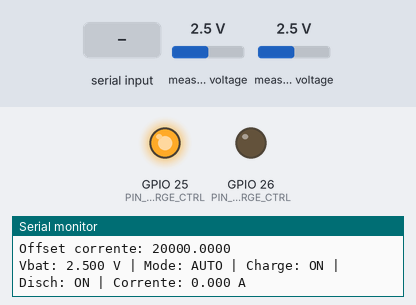
Bench run of a sketch on a simulated ESP32. Shown: output pins drawn as LEDs (lit = HIGH), the last lines printed to the serial monitor. The inputs (shaded band) are chosen by the test bench; at power-on: measured voltage 2.5 V.

Above: at 1.4 s.
1.5 s: "CHARGE ON\n" received over Serial
At 2.5 s:
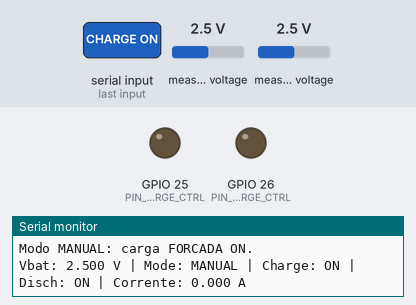
3.3 s: "CHARGE OFF\n" received over Serial
At 5.1 s:
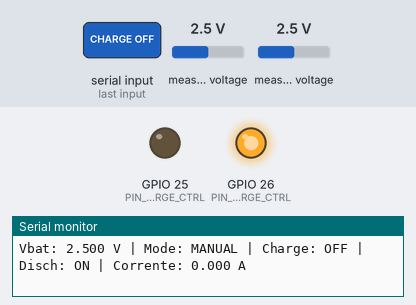
5.4 s: "AUTO\n" received over Serial
At 7.0 s:
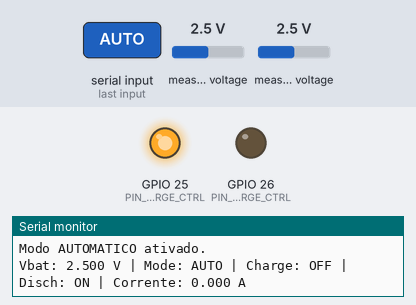
7.4 s: measured voltage (sensor 200) set to 2.9 V
9.2 s: measured voltage (sensor 200) set to 3.2 V
At 11.3 s:
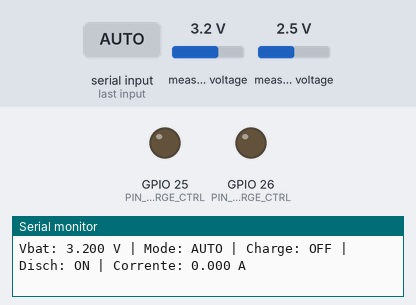
11.6 s: measured voltage (sensor 200) set to 0.1 V
At 12.9 s:
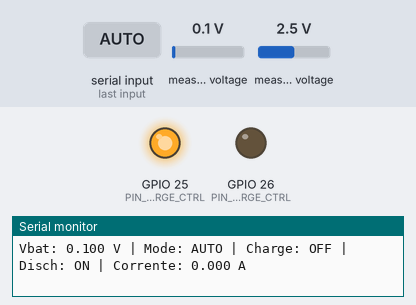
Timing chart, 0 to 14.6 s (numbered marks = the images above; inputs shaded):
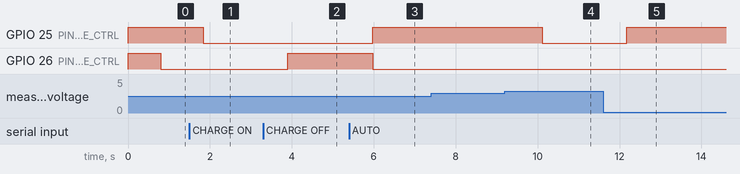

Measured:
- the behaviour switches between 3 and 3.1 V on measured voltage (sensor 200) (found by bisection; images 3 and 4)
- after the input at 1.5 s, GPIO 25 (PIN_DISCHARGE_CTRL): HIGH → LOW after 0.34 s
- after the input at 3.3 s, GPIO 26 (PIN_CHARGE_CTRL): LOW → HIGH after 0.61 s
- after the input at 5.4 s, GPIO 25 (PIN_DISCHARGE_CTRL): LOW → HIGH after 0.58 s; GPIO 26 (PIN_CHARGE_CTRL): HIGH → LOW after 0.58 s
- after the input at 9.2 s, GPIO 25 (PIN_DISCHARGE_CTRL): HIGH → LOW after 0.91 s
- after the input at 11.6 s, GPIO 25 (PIN_DISCHARGE_CTRL): LOW → HIGH after 0.58 s

The sketch:

firmware_esp_v2.ino
```cpp
#include <Wire.h>
#include <Adafruit_ADS1X15.h>

Adafruit_ADS1115 ads;

// ======== CONFIGURAÇÃO GERAL ========

// Limites de tensão da bateria 3,7 V (Li-Ion / LiPo)
const float V_BATT_MIN = 3.0;
const float V_BATT_MIN_REENABLE = 3.05;
const float V_BATT_MAX = 4.2;
const float V_BATT_MAX_REENABLE = 4.15;

// Pinos dos relés
const int PIN_CHARGE_CTRL = 26;
const int PIN_DISCHARGE_CTRL = 25;

// Calibração da leitura de tensão
float calib_factor = 1.0;

// ADS1115
const float ADS_VFSR = 4.096f;     // ±4.096 V (GAIN_ONE)
const float ADC_COUNTS = 32767.0f;

// ======== SENSOR DE CORRENTE (ACS712) ========
const float SENSIBILIDADE = 0.066;  // V/A (para ACS712-30A)
const int CANAL_CORRENTE = 1;       // A1 do ADS1115
const int NUM_AMOSTRAS = 20;
float offset_corrente = 0.0;

// ======== CANAL DE LEITURA DA TENSÃO ========
const int CANAL_TENSAO = 0; // A0 do ADS1115

// ======== MODO DE OPERAÇÃO ========
enum Mode { AUTO, MANUAL };
Mode mode = AUTO;

bool forceCharge = true;
bool forceDischarge = true;

// ======== FUNÇÕES AUXILIARES ========

// Faz média de várias amostras do ADC
float lerMediaADC(uint8_t canal) {
  long soma = 0;
  for (int i = 0; i < NUM_AMOSTRAS; i++) {
    soma += ads.readADC_SingleEnded(canal);
    delay(5);
  }
  return soma / (float)NUM_AMOSTRAS;
}

// Lê tensão da bateria (sem divisor de tensão)
float readBatteryVoltage(uint8_t ch) {
  float adc_avg = lerMediaADC(ch);
  float v_adc = adc_avg * (ADS_VFSR / ADC_COUNTS);
  v_adc *= calib_factor; // ajuste fino se necessário
  return v_adc;
}

// Lê corrente do sensor ACS712
float readCurrent() {
  float leitura = lerMediaADC(CANAL_CORRENTE);
  float tensao_mV = (leitura - offset_corrente) * (ADS_VFSR / ADC_COUNTS) * 1000.0;
  float corrente = tensao_mV / (SENSIBILIDADE * 1000.0); // A
  return corrente;
}

// Trata comandos recebidos pela Serial
void handleSerialCommand(String cmd) {
  cmd.trim();
  cmd.toUpperCase();

  if (cmd == "AUTO") {
    mode = AUTO;
    Serial.println("Modo AUTOMATICO ativado.");
  }
  else if (cmd == "CHARGE ON") {
    mode = MANUAL; forceCharge = true;
    digitalWrite(PIN_CHARGE_CTRL, LOW);
    Serial.println("Modo MANUAL: carga FORCADA ON.");
  }
  else if (cmd == "CHARGE OFF") {
    mode = MANUAL; forceCharge = false;
    digitalWrite(PIN_CHARGE_CTRL, HIGH);
    Serial.println("Modo MANUAL: carga FORCADA OFF.");
  }
  else if (cmd == "DISCH ON") {
    mode = MANUAL; forceDischarge = true;
    digitalWrite(PIN_DISCHARGE_CTRL, LOW);
    Serial.println("Modo MANUAL: descarga FORCADA ON.");
  }
  else if (cmd == "DISCH OFF") {
    mode = MANUAL; forceDischarge = false;
    digitalWrite(PIN_DISCHARGE_CTRL, HIGH);
    Serial.println("Modo MANUAL: descarga FORCADA OFF.");
  }
  else {
    Serial.println("Comando invalido.");
  }
}

void setup() {
  Serial.begin(115200);
  Wire.begin(21, 22); // I2C da ESP32

  if (!ads.begin(0x49)) {
    Serial.println("Erro: ADS1115 nao inicializou!");
    while (1);
  }

  ads.setGain(GAIN_ONE); // ±4.096 V

  pinMode(PIN_CHARGE_CTRL, OUTPUT);
  pinMode(PIN_DISCHARGE_CTRL, OUTPUT);

  digitalWrite(PIN_CHARGE_CTRL, HIGH);     // relé desligado
  digitalWrite(PIN_DISCHARGE_CTRL, HIGH);  // relé desligado

  Serial.println("Sistema iniciado.");
  Serial.println("Comandos: AUTO | CHARGE ON | CHARGE OFF | DISCH ON | DISCH OFF");

  // Calibra offset de corrente
  Serial.println("Calibrando offset de corrente (sem carga)...");
  offset_corrente = lerMediaADC(CANAL_CORRENTE);
  Serial.print("Offset corrente: ");
  Serial.println(offset_corrente, 4);
}

void loop() {
  float v_batt = readBatteryVoltage(CANAL_TENSAO);
  float corrente = readCurrent();

  // Leitura de comandos pela Serial
  if (Serial.available()) {
    String cmd = Serial.readStringUntil('\n');
    handleSerialCommand(cmd);
  }

  if (mode == AUTO) {
    // Controle automático com histerese
    if (v_batt < V_BATT_MIN) digitalWrite(PIN_DISCHARGE_CTRL, HIGH);
    else if (v_batt > V_BATT_MIN_REENABLE) digitalWrite(PIN_DISCHARGE_CTRL, LOW);

    if (v_batt > V_BATT_MAX) digitalWrite(PIN_CHARGE_CTRL, HIGH);
    else if (v_batt < V_BATT_MAX_REENABLE) digitalWrite(PIN_CHARGE_CTRL, LOW);
  }
  else {
    // Controle manual
    digitalWrite(PIN_CHARGE_CTRL, forceCharge ? LOW : HIGH);
    digitalWrite(PIN_DISCHARGE_CTRL, forceDischarge ? LOW : HIGH);
  }

  // Saída de status no monitor serial
  Serial.print("Vbat: ");
  Serial.print(v_batt, 3);

  Serial.print(" V | Mode: ");
  Serial.print((mode == AUTO) ? "AUTO" : "MANUAL");
  Serial.print(" | Charge: ");
  Serial.print(forceCharge ? "ON" : "OFF");
  Serial.print(" | Disch: ");
  Serial.print(forceDischarge ? "ON" : "OFF");

  Serial.print(" | Corrente: ");
  Serial.print(corrente, 3);
  Serial.println(" A ");

  delay(500);
}
```
